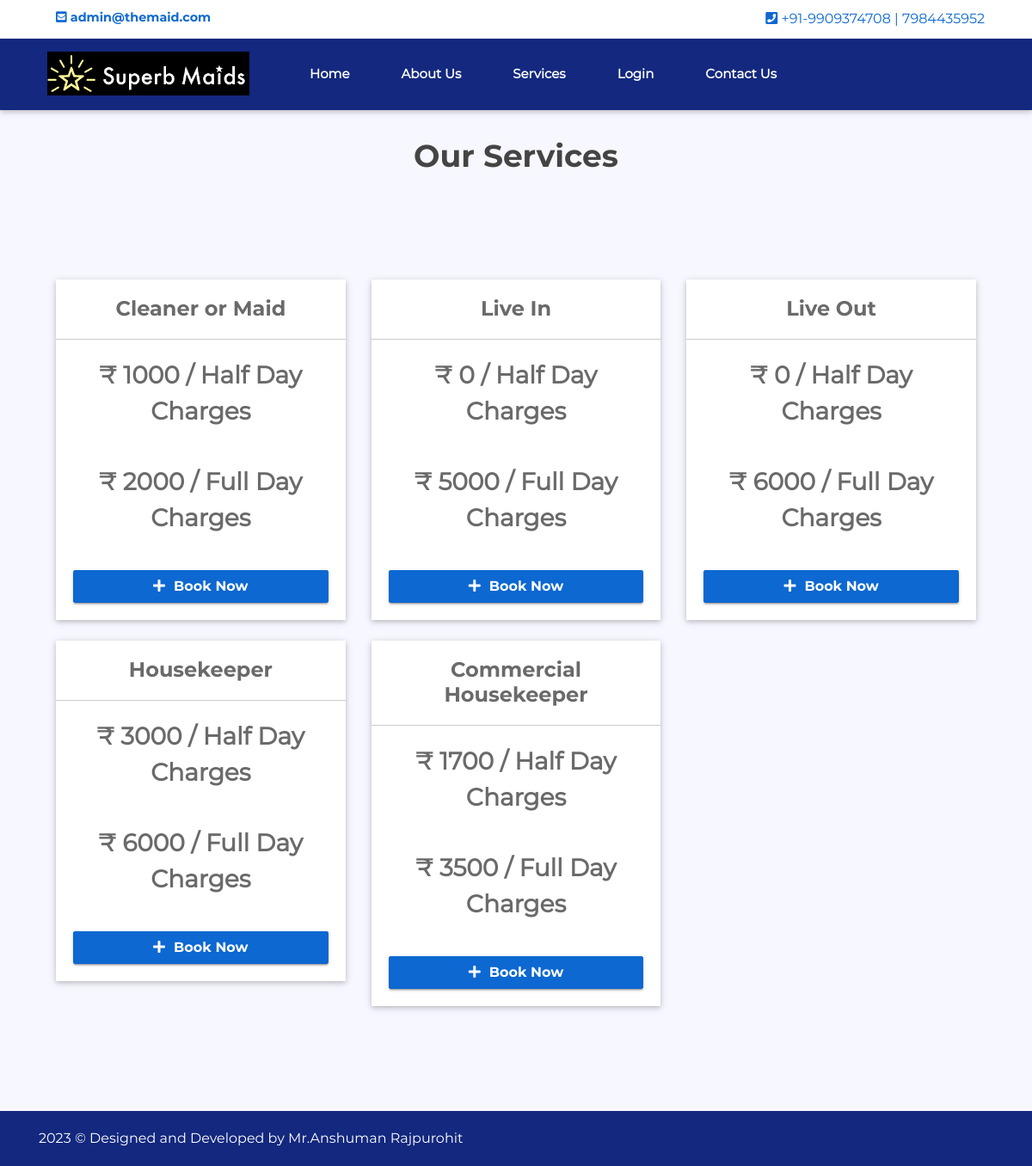
/client_view_services.php, run on the app's committed database.
### tables this page shows
CREATE TABLE IF NOT EXISTS `housekeeper_cat` (
  `cat_id` int(10) NOT NULL,
  `category` varchar(50) NOT NULL,
  PRIMARY KEY (`cat_id`)
);

CREATE TABLE IF NOT EXISTS `charges_detail` (
  `charges_id` int(10) NOT NULL,
  `cat_id` int(10) NOT NULL,
  `half_day_charges` int(10) NOT NULL,
  `full_day_charges` int(10) NOT NULL,
  PRIMARY KEY (`charges_id`)
);

### client_view_services.php (the view, shortened to what this page needs)
<?php
include("header.php");
include("connect.php");
?>
               <div class="page-nav no-margin row">
                   <div class="container">
                       <div class="row">
                           <h2>Our Services</h2>
                       </div>
                   </div>
               </div>
    <section class="packages">
        <div class="container">
            <div class="row">
              <?php
		$res1=mysqli_query($conn,"select * from housekeeper_cat");
		if(mysqli_num_rows($res1)>0)
		{
			while($r1=mysqli_fetch_array($res1))
			{
	    ?>
                <div class="col-md-4 mt-4">
                    <div class="product-box">
                        <div class="product-header">
                            <h4>
                                <?php echo $r1[1]; ?>
                            </h4>
                        </div>
			<?php
			$res2=mysqli_query($conn,"select * from charges_detail where cat_id='$r1[0]'");
			$r2=mysqli_fetch_array($res2)
			?>
                        <div class="product-price">
                            &#8377; <?php echo $r2[2]; ?><span class="term"> / Half Day Charges</span>
                        </div>
			<div class="product-price">
                            &#8377; <?php echo $r2[3]; ?><span class="term"> / Full Day Charges</span>
                        </div>
                        <div class="product-order">
                            <a class="btn btn-info" href="client_view_services.php?cid=<?php echo $r1[0]; ?>">
                                <i class="fas fa-plus icon-left"></i>Book Now
                            </a>
                        </div>
                    </div>
                </div>
               <?php
			}
		}else{
			echo "<h2>No Record Found</h2>";
		}
	     ?>
            </div>
            <br><br><br>
        </div>
    </section>
<?php
include("footer.php");
?>

### assets/css/style.css (style rules this page uses)
* { margin: 0px; padding: 0px; list-style: none; }
a { text-decoration: none; outline: none; color: #444; }
html, body { height: 100%; }
.no-margin { margin: 0px; }
::placeholder { color: #747f8a !important; font-size: 13px; opacity: .5 !important; }
h1, h2, h3, h4, h5, h6 { font-family: "mouse-500", Arial, Helvetica, sans-serif; }
body { background-color: #f7f7ff !important; font-family: "mouse-300", Arial, Helvetica, sans-serif; color: #6A6A6A; }
.page-nav { padding: 40px; text-align: center; padding-top: 160px; }
.page-nav h2 { font-size: 36px; width: 100%; color: #444; }
.btn-info { background-color: #13287e; border-color: #13287e; }
.btn { box-shadow: 0 3px 1px -2px rgba(0, 0, 0, 0.2), 0 2px 2px 0 rgba(0, 0, 0, 0.14), 0 1px 5px 0 rgba(0, 0, 0, 0.12); border-radius: 2px; }
body { overflow-x: hidden; }
.packages { padding: 50px; }
.packages .product-box { background-color: #FFF; border-radius: 0px; box-shadow: 0 2px 5px 0 rgba(0, 0, 0, 0.16), 0 2px 10px 0 rgba(0, 0, 0, 0.12); }
.packages .product-box .product-header { padding: 20px; text-align: center; border-bottom: 1px solid #CCC; }
.packages .product-box .product-header h4 { margin-bottom: 0px; }
.packages .product-box .product-price { padding: 20px; text-align: center; font-size: 28px; font-weight: 600; }
.packages .product-box .product-order { padding: 20px; }
.packages .product-box .product-order a { background-color: #0d68d2; width: 100%; text-align: center; color: #FFF; border-color: #0d68d2; font-family: "mouse-500", Arial, Helvetica, sans-serif; }
.packages .product-box .product-order a i { margin-right: 10px; }

### data on the page
housekeeper_cat: category "Cleaner or Maid", charges_detail.half_day_charges "1000", charges_detail.full_day_charges "2000"
housekeeper_cat: category "Live In", charges_detail.half_day_charges "0", charges_detail.full_day_charges "5000"
housekeeper_cat: category "Live Out", charges_detail.half_day_charges "0", charges_detail.full_day_charges "6000"
housekeeper_cat: category "Housekeeper", charges_detail.half_day_charges "3000", charges_detail.full_day_charges "6000"
housekeeper_cat: category "Commercial Housekeeper", charges_detail.half_day_charges "1700", charges_detail.full_day_charges "3500"
